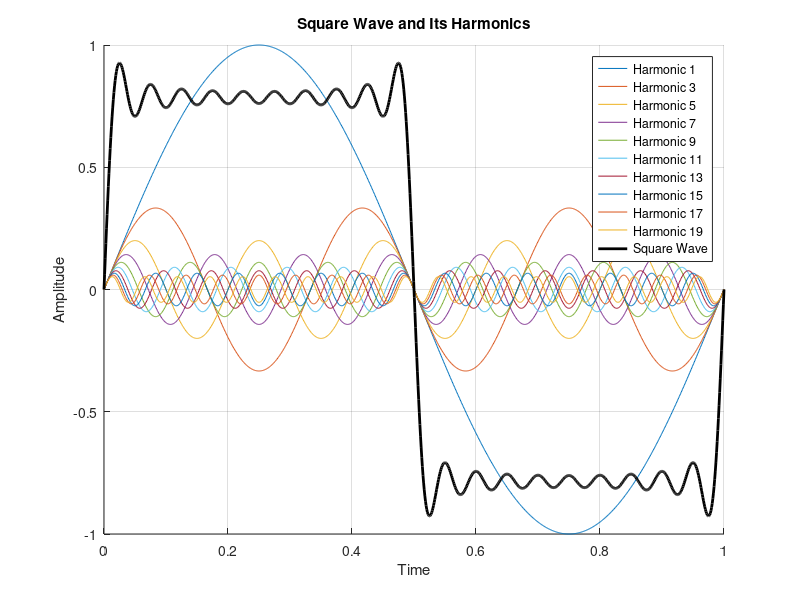

Reproduce this figure in MATLAB.
%Build a square wave by adding together 10 odd harmonics: 1f,3f,5f, etc.
% The amplitude of the nth harmonic should be 1/n. Display a graph of one
% cycle of the result superimposed on the individual harmonics.

f = 1;
T = 1 / f;
t = linspace(0, T, 1000);

squareWave = zeros(size(t));

figure;
hold on;
% Loop through the first 10 odd harmonics
for n = 1:10
    harmonicNum = 2*n - 1; % Odd harmonics: 1, 3, 5, ...
    amplitude = 1 / harmonicNum; % Amplitude of the nth harmonic
    harmonicWave = amplitude * sin(2 * pi * harmonicNum * f * t);
    squareWave = squareWave + harmonicWave;

    % Plot each individual harmonic
    plot(t, harmonicWave, 'DisplayName', sprintf('Harmonic %d', harmonicNum));
end

% Plot the resulting square wave
plot(t, squareWave, 'k', 'LineWidth', 2, 'DisplayName', 'Square Wave');

% Enhance the plot
xlabel('Time');
ylabel('Amplitude');
title('Square Wave and Its Harmonics');
legend('show');
grid on;
hold off;
